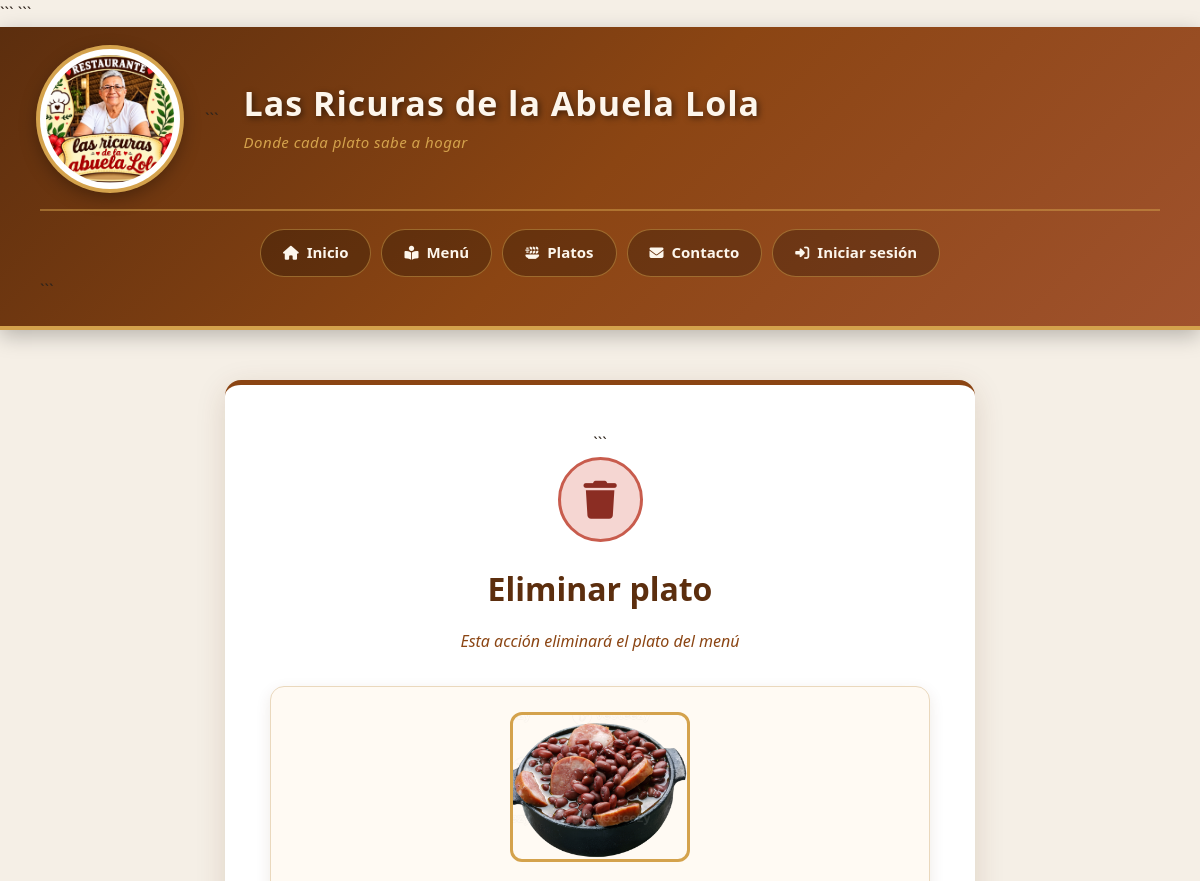
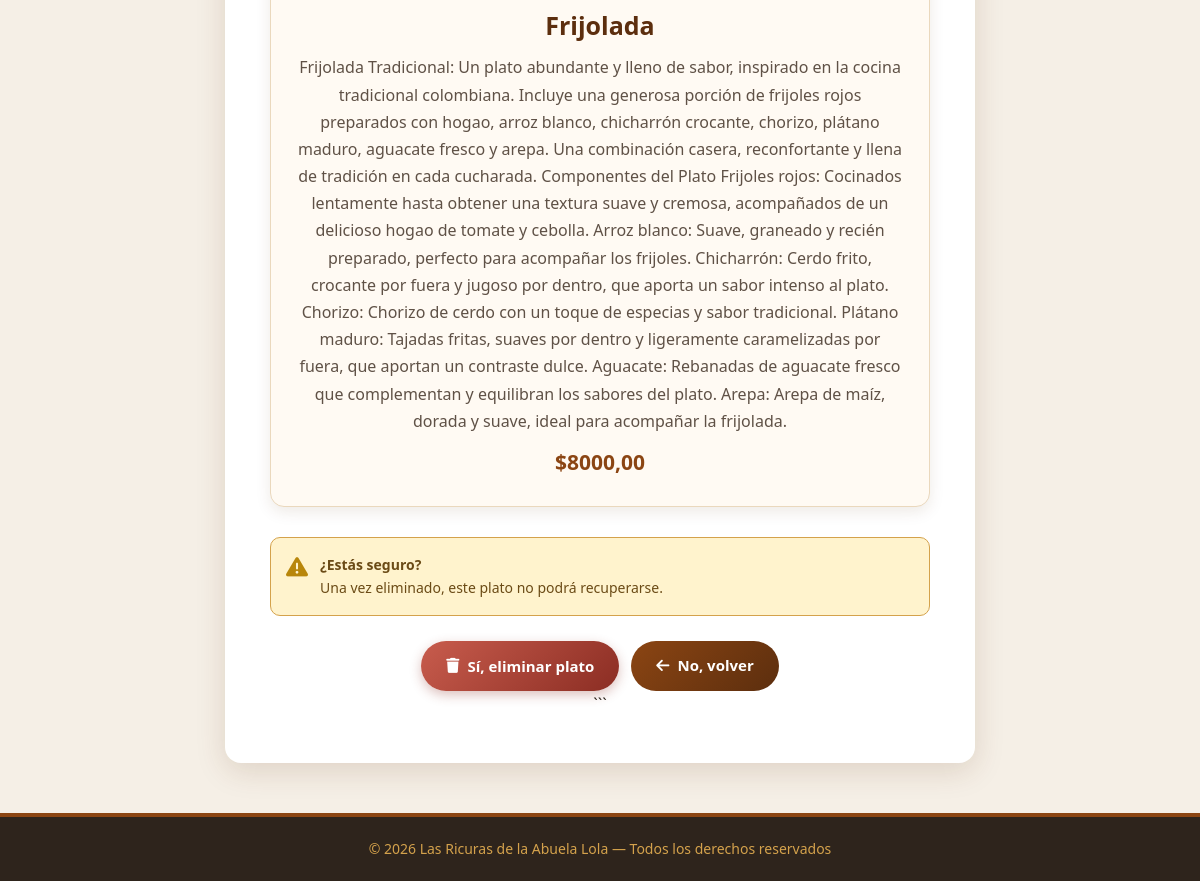
Screenshot of /platos/1/eliminar/ (signed in) with the database file from the repository (2 pictures, top to bottom).
### las_ricuras/models.py (models this page shows, shortened)
class Plato(models.Model):
    CATEGORIAS = [
        ('entrada', 'Entrada'),
        ('plato_fuerte', 'Plato fuerte'),
        ('postre', 'Postre'),
        ('bebida', 'Bebida'),
    ]
    nombre = models.CharField(max_length=100)
    descripcion = models.TextField()
    precio = models.DecimalField(
        max_digits=10,
        decimal_places=2
    )
    categoria = models.CharField(
        max_length=30,
        choices=CATEGORIAS,
        default='plato_fuerte'
    )
    imagen = models.ImageField(
        upload_to='platos/',
        blank=True,
        null=True
    )
    disponible = models.BooleanField(default=True)

### las_ricuras/views.py (the view)
# urls.py: path('platos/<int:id>/eliminar/', views.eliminar_plato, name='eliminar_plato'),
@solo_staff
def eliminar_plato(request, id):
    plato = get_object_or_404(Plato, id=id)
    if request.method == 'POST':
        plato.delete()
        messages.success(request, 'Plato eliminado correctamente.')
        return redirect('Platos')
    return render(request, 'plato_confirmar_eliminar.html', {'plato': plato})

### las_ricuras/templates/plato_confirmar_eliminar.html (shortened to what this page needs)
{% load static %}
<!DOCTYPE html>
<html lang="es">
<head>
<link rel="stylesheet" href="https://cdnjs.cloudflare.com/ajax/libs/font-awesome/6.5.0/css/all.min.css">
```
</head>
<body>
<header>
    <div class="header-top">
        <img
            src="{% static 'core/img/logo.png' %}"
            alt="Logo Las Ricuras de la Abuela Lola"
            class="logo"
        >
```
    <div class="marca">
        <h1>Las Ricuras de la Abuela Lola</h1>
        <p class="lema">Donde cada plato sabe a hogar</p>
    </div>
</div>
<nav>
    <a href="{% url 'inicio' %}">
        <i class="fa-solid fa-house"></i>
        Inicio
    </a>
    <a href="{% url 'menu' %}">
        <i class="fa-solid fa-book-open-reader"></i>
        Menú
    </a>
    <a href="{% url 'Platos' %}">
        <i class="fa-solid fa-plate-wheat"></i>
        Platos
    </a>
    <a href="{% url 'contacto' %}">
        <i class="fa-solid fa-envelope"></i>
        Contacto
    </a>
    <a href="{% url 'login' %}">
        <i class="fa-solid fa-right-to-bracket"></i>
        Iniciar sesión
    </a>
</nav>
```
</header>
<main>
```
<div class="icono">
    <i class="fa-solid fa-trash"></i>
</div>
<h2>Eliminar plato</h2>
<p class="subtitulo">
    Esta acción eliminará el plato del menú
</p>
<div class="plato">
    {% if plato.imagen %}
        <img
            src="{{ plato.imagen.url }}"
            alt="{{ plato.nombre }}"
            class="plato-imagen"
        >
    {% else %}
        <div class="sin-imagen">
            <i class="fa-solid fa-utensils"></i>
        </div>
    {% endif %}
    <h3>{{ plato.nombre }}</h3>
    <p class="descripcion">
        {{ plato.descripcion }}
    </p>
    <p class="precio">
        ${{ plato.precio }}
    </p>
</div>
<div class="advertencia">
    <i class="fa-solid fa-triangle-exclamation"></i>
    <div>
        <strong>¿Estás seguro?</strong>
        <br>
        Una vez eliminado, este plato no podrá recuperarse.
    </div>
</div>
<form method="POST">
    <div class="botones">
        <button
            type="submit"
            class="btn btn-eliminar"
        >
            <i class="fa-solid fa-trash"></i>
            Sí, eliminar plato
        </button>
        <a
            href="{% url 'plato_detalle' plato.id %}"
            class="btn btn-cancelar"
        >
            <i class="fa-solid fa-arrow-left"></i>
            No, volver
        </a>
    </div>
</form>
```
</main>
<footer>
    <p>
        &copy; 2026 Las Ricuras de la Abuela Lola —
        Todos los derechos reservados
    </p>
</footer>
</body>
</html>

### las_ricuras/templates/plato_confirmar_eliminar.html (style rules this page uses)
* { box-sizing: border-box; margin: 0; padding: 0; }
body { font-family: 'Segoe UI', Tahoma, Geneva, Verdana, sans-serif; background: #f5efe6; color: #2e241c; line-height: 1.7; min-height: 100vh; display: flex; flex-direction: column; }
header { background: linear-gradient(135deg, #5c2e0e 0%, #8b4513 50%, #a0522d 100%); padding: 22px 40px; box-shadow: 0 6px 20px rgba(0,0,0,0.25); border-bottom: 4px solid #d4a24c; }
.header-top { display: flex; align-items: center; max-width: 1200px; margin: 0 auto; gap: 25px; }
.logo { width: 140px; height: 140px; border-radius: 50%; background: #fff; padding: 6px; object-fit: cover; box-shadow: 0 0 0 4px #d4a24c, 0 6px 20px rgba(0,0,0,0.4); flex-shrink: 0; }
.marca h1 { font-size: 34px; color: #fdf6ec; font-weight: 700; letter-spacing: 1px; text-shadow: 2px 2px 6px rgba(0,0,0,0.5); line-height: 1.2; margin-bottom: 6px; }
.lema { font-size: 15px; color: #d4a24c; font-style: italic; font-weight: 500; letter-spacing: 0.5px; }
nav { display: flex; flex-wrap: wrap; justify-content: center; gap: 10px; max-width: 1200px; margin: 20px auto 0; padding-top: 18px; border-top: 2px solid rgba(212,162,76,0.5); }
nav a { color: #fdf6ec; text-decoration: none; padding: 10px 22px; border-radius: 25px; background: rgba(0,0,0,0.25); border: 1px solid rgba(212,162,76,0.5); font-weight: 600; font-size: 15px; transition: all 0.3s ease; display: inline-flex; align-items: center; gap: 8px; }
nav a i { font-size: 14px; }
main { flex: 1; max-width: 750px; width: 90%; margin: 50px auto; padding: 45px; background: #fff; border-radius: 16px; box-shadow: 0 8px 30px rgba(92,46,14,0.15); border-top: 5px solid #8b4513; text-align: center; }
.icono { width: 85px; height: 85px; margin: 0 auto 20px; border-radius: 50%; background: #f5d6d2; display: flex; justify-content: center; align-items: center; font-size: 38px; color: #8b2d23; border: 3px solid #c85c4d; }
h2 { color: #5c2e0e; font-size: 32px; margin-bottom: 12px; }
.subtitulo { color: #8b4513; font-size: 16px; margin-bottom: 30px; font-style: italic; }
.plato { background: #fffaf3; border: 1px solid #ead8bd; border-radius: 14px; padding: 25px; margin: 25px 0 30px; box-shadow: 0 5px 15px rgba(92,46,14,0.10); }
.plato-imagen { width: 180px; height: 150px; object-fit: cover; border-radius: 12px; margin-bottom: 15px; border: 3px solid #d4a24c; }
.plato h3 { color: #5c2e0e; font-size: 25px; margin-bottom: 8px; }
.descripcion { color: #5f5146; margin-bottom: 10px; }
.precio { color: #8b4513; font-size: 21px; font-weight: 700; }
.advertencia { background: #fff3cd; border: 1px solid #d4a24c; color: #6b4b16; padding: 15px; border-radius: 10px; margin-bottom: 25px; font-size: 14px; text-align: left; display: flex; align-items: flex-start; gap: 12px; }
.advertencia i { font-size: 22px; color: #b8860b; flex-shrink: 0; margin-top: 3px; }
.botones { display: flex; justify-content: center; gap: 12px; flex-wrap: wrap; }
.btn { display: inline-flex; align-items: center; justify-content: center; gap: 8px; padding: 12px 25px; border-radius: 25px; text-decoration: none; border: none; font-weight: 700; font-size: 15px; cursor: pointer; font-family: inherit; transition: 0.3s; }
.btn-eliminar { background: linear-gradient(135deg, #c85c4d, #8b2d23); color: white; box-shadow: 0 4px 12px rgba(139,45,35,0.3); }
.btn-cancelar { background: linear-gradient(135deg, #8b4513, #5c2e0e); color: white; }
footer { background: #2e241c; color: #d4a24c; text-align: center; padding: 20px; font-size: 14px; margin-top: auto; border-top: 4px solid #8b4513; }

### rows the page displays
Plato: imagen (picture), nombre "Frijolada", descripcion "Frijolada Tradicional: Un plato abundante y lleno de sabor, inspirado en la cocina tradicional colombiana. Incluye una generosa porción de frijoles rojos preparados con hogao, arroz blanco, chicharrón crocante, chorizo, plátano maduro, aguacate fresco y arepa. Una combinación casera, reconfortante y llena de tradición en cada cucharada. Componentes del Plato Frijoles rojos: Cocinados lentamente hasta obtener una textura suave y cremosa, acompañados de un delicioso hogao de tomate y cebolla. Arroz blanco: Suave, graneado y recién preparado, perfecto para acompañar los frijoles. Chicharrón: Cerdo frito, crocante por fuera y jugoso por dentro, que aporta un sabor intenso al plato. Chorizo:…", precio "8000,00"
